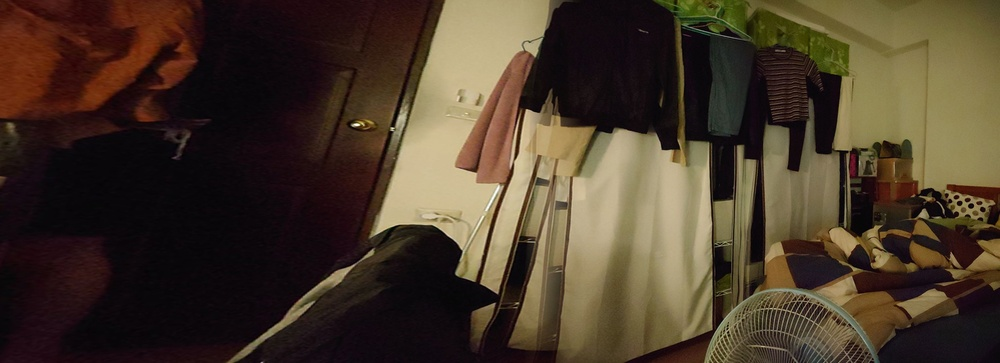
#> input picture left.jpg, 1000 x 363 px, shrunk from 2482 x 900 before the run, found by its file name
$ python FeatureMatching.py   (older library calls are emulated)
#> lines starting #> are read from the running program, lines starting #| are printed output that depends on the picture
### code/utils.py
import numpy as np
import cv2
import time
import argparse
import math
from sympy import Matrix
def draw_corners(corners, img, name):
    for h, w, r in corners:
        cv.circle(img, (int(w), int(h)), 2, (0, 0, 255))

    cv.imwrite(name + '.png', img)
def read_image(image_path):
    img = cv2.imread(image_path)
    if img is None:
        raise FileNotFoundError("`{}` not cannot be loaded".format(image_path))
    return img

# [27 lines left out: function draw_matches, not called in this run]

class Timer(object):
    def __init__(self, verbose=False):
        self.verbose = verbose

    def __enter__(self):
        self.start = time.time()
        return self

    # [7 lines left out: function __exit__, not called in this run]

### code/FeatureMatching.py
import cv2, math, pywt
import numpy as np
import argparse as ap
import sys
from utils import read_image, draw_matches, Timer, draw_corners
from operator import itemgetter

def harris(img, sigma=1, threshold=0.01):
    height, width = img.shape
    shape = (height, width)
    # Calculate the dx,dy gradients of the image (np.gradient doesnt work)
    dx = cv2.Sobel(img, cv2.CV_64F,1,0,ksize=5)
    dy = cv2.Sobel(img, cv2.CV_64F,0,1,ksize=5)
    # Get angle for rotation
    _, ang = cv2.cartToPolar(dx, dy, angleInDegrees=True)
    # Square the derivatives (A,B,C of H) and apply apply gaussian filters to each
    sigma = (sigma, sigma)
    Ixx = cv2.GaussianBlur(dx * dx, sigma, 0)
    Ixy = cv2.GaussianBlur(dx * dy, sigma, 0)
    Iyy = cv2.GaussianBlur(dy * dy, sigma, 0)

    H = np.array([[Ixx, Ixy], [Ixy, Iyy]])
    # Find the determinate
    num = (H[0, 0] * H[1, 1]) - (H[0, 1] * H[1, 0])
    # Find the trace
    denom = H[0,0] + H[1,1]
    # Find the response using harmonic mean of the eigenvalues (Brown et. al. variation)
    R = np.nan_to_num(num / denom)

    # Adaptive non-maximum suppression, keep the top 1% of values and remove non-maximum points in a 9x9 neighbourhood
    R_flat = R[:].flatten()
    # Get number of values in top threshold %
    N = int(len(R_flat) * threshold)
    # Get values in top threshold %
    top_k_percentile = np.partition(R_flat, -N)[-N:]
    # Find lowest value in top threshold %
    minimum = np.min(top_k_percentile)
    # Set all values less than this to 0
    R[R < minimum] = 0
    # Set non-maximum points in an SxS neighbourhood to 0
    s = 9
    for h in range(R.shape[0] - s):
        for w in range(R.shape[1] - s):
            maximum = np.max(R[h:h+s+1, w:w+s+1])
            for i in range(h, h+s+1):
                for j in range(w, w+s+1):
                    if R[i, j] != maximum:
                        R[i, j] = 0

    # Return harris corners in [H, W, R] format
    features = list(np.where(R > 0))
    features.append(ang[np.where(R > 0)])
    corners = zip(*features)
    return list(corners)

# [194 lines left out: functions homography, get_error, ransac, mops, get_matches, FeatureMatching, not called in this run]

def main(args):

    img_left_clr = read_image(args.imgleft)
#> in read_image, img is the input picture: shape (363, 1000, 3); mean B, G, R 42.1, 58, 72.6
    img_right_clr = read_image(args.imgright)
#> call 2 of read_image, with image_path = 'imgs/right.jpg'
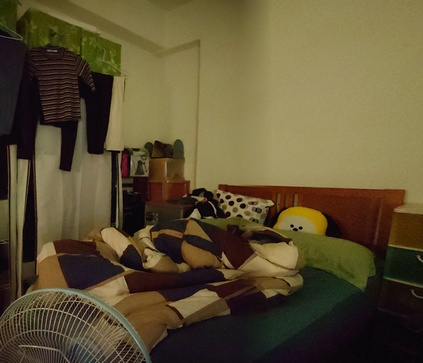
#> input picture right.jpg, 423 x 363 px, shrunk from 1051 x 900 before the run, found by its file name
#> in read_image, img is the input picture: shape (363, 423, 3); mean B, G, R 51.7, 81.4, 94

    img_left = cv2.cvtColor(img_left_clr, cv2.COLOR_BGR2GRAY)
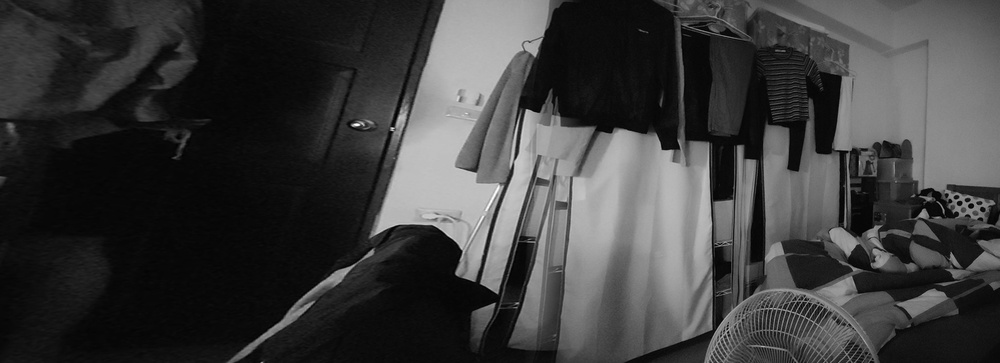
#> img_left: shape (363, 1000); min 0, max 254, mean 60.5
    img_right = cv2.cvtColor(img_right_clr, cv2.COLOR_RGB2GRAY)
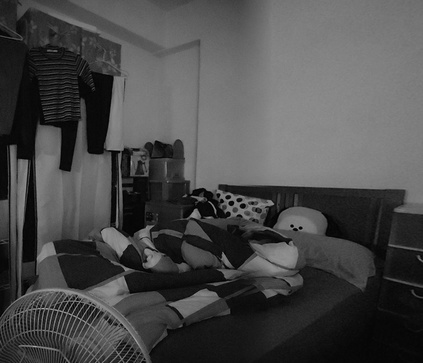
#> img_right: shape (363, 423); min 0, max 170, mean 73.9

    print("Getting the features from the Harris Corner Detector")
    ft_left = harris(img_left, sigma=3, threshold=0.01)
#> in harris, `dy = cv2.Sobel(img, cv2.CV_64F,0,1,ksize=5)`:
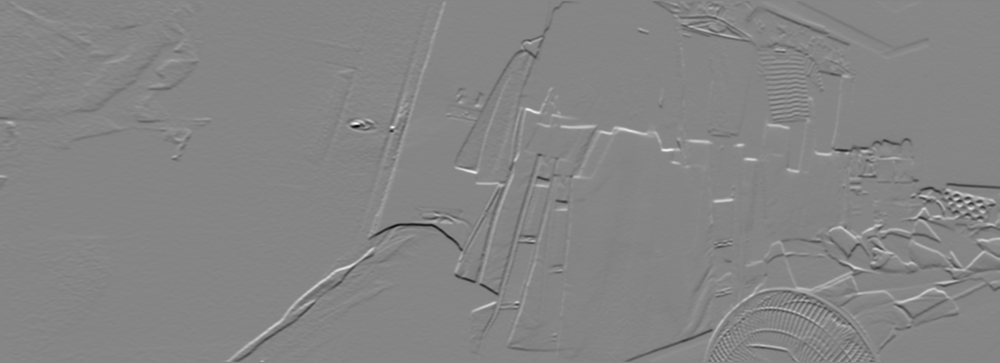
#> dy: shape (363, 1000) float64; min -9549, max 8672, mean -10.7; drawn with min black and max white
#> in harris, `_, ang = cv2.cartToPolar(dx, dy, angleInDegrees=True)`:
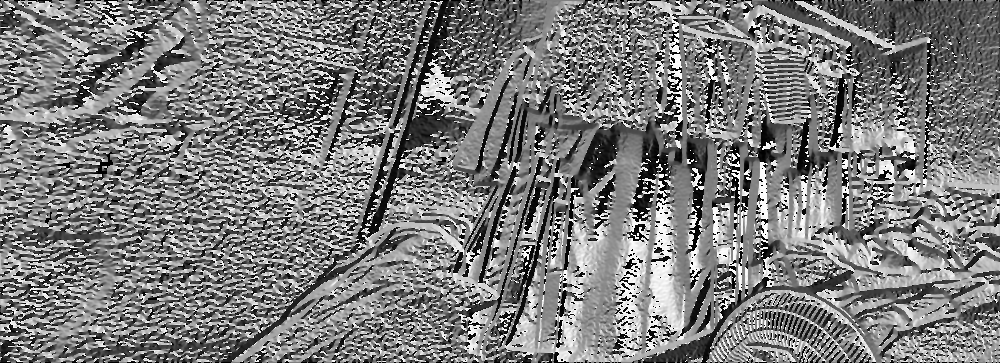
#> ang: shape (363, 1000) float64; min 0, max 360, mean 175.2; drawn with min black and max white
#> in harris, `Ixy = cv2.GaussianBlur(dx * dy, sigma, 0)`:
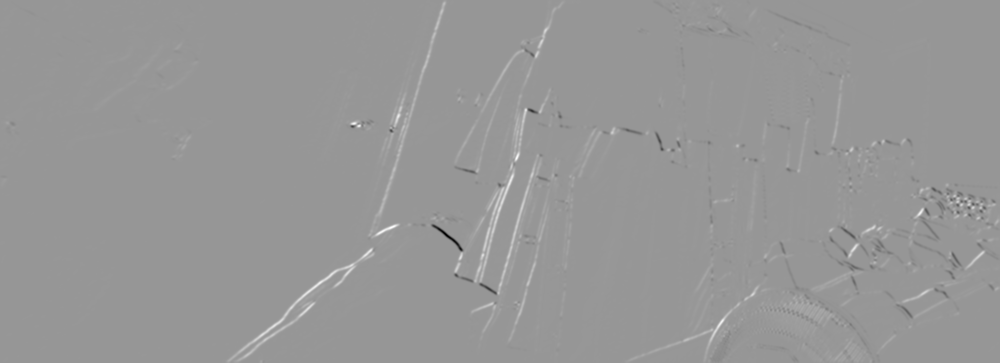
#> Ixy: shape (363, 1000) float64; min -25692109.8, max 17715949.3, mean 88467; drawn with min black and max white
#> in harris, `Iyy = cv2.GaussianBlur(dy * dy, sigma, 0)`:
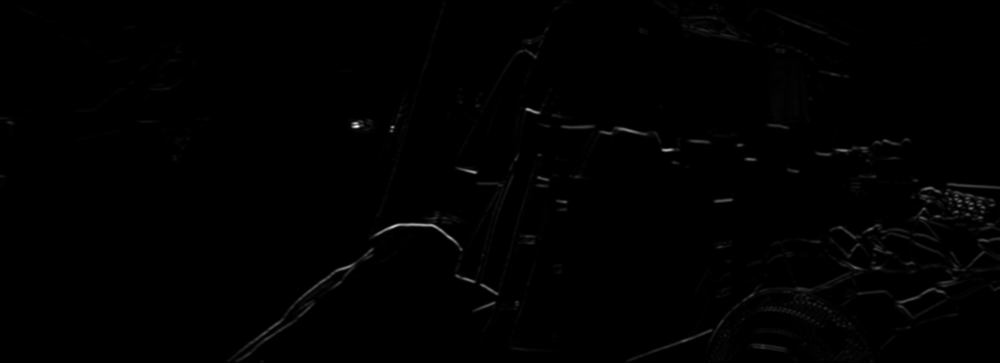
#> Iyy: shape (363, 1000) float64; min 0, max 63183913.8, mean 350978; drawn with min black and max white
#> in harris, `N = int(len(R_flat) * threshold)`: N = 3630
#> in harris, `top_k_percentile = np.partition(R_flat, -N)[-N:]`: top_k_percentile = 3630 values, max 7192322.2 at index 1049, min 498097.2 at index 0, mean 971219.5
#> in harris, `minimum = np.min(top_k_percentile)`: minimum = 498097.2
#> after the loop in harris, `for h in range(R.shape[0] - s):`: R: shape (363, 1000) float64; min 0, max 7192322.2, mean 707.7
#> in harris, `features = list(np.where(R > 0))`: features = 2 items
#> ft_left = 173 items, first 6: (3, 675, 94.54), (14, 676, 358.9), (17, 716, 197.3), (25, 681, 251.8), (29, 639, 55.93), (30, 709, 346.8)
    draw_corners(ft_left, img_left_clr, 'corners_left')
#> the loop in draw_corners, `for h, w, r in corners:` made 1 pass
    ft_right = harris(img_right, sigma=3, threshold=0.01)
    draw_corners(ft_right, img_right_clr, 'corners_right')
    print("Number of features (left): ", len(ft_left))
    print("Number of features (right): ", len(ft_right))
    print("Finding the best matches")
    with Timer(verbose=True) as t:
        max_matches = min(len(ft_left), len(ft_right))
        pts_left, pts_right = get_matches(ft_left, ft_right, [], [], img_left, img_right, max_matches, win_size = args.win_size)
        print("Number of matches = ", len(pts_left))
        assert len(pts_left) == len(pts_right)

    print("RANSAC")
    matches, H = ransac(pts_left, pts_right, args.epsilon, args.max_iters)

    print("Number of pruned matches = ", len(matches))
    print("Homography :", H)
    draw_matches(matches, img_left_clr, img_right_clr)

if __name__ == "__main__":
    parser = ap.ArgumentParser()
    parser.add_argument("--imgleft",
                        default="imgs/left.jpg",
                        help="Path to left image")
    parser.add_argument("--imgright",
                        default="imgs/right.jpg",
                        help="Path to right image")
    parser.add_argument("-w",
                        "--win_size",
                        default=50,
                        type=int,
                        help="Window size for your feature detector algorithm")

    parser.add_argument("-i",
                        "--max_iters",
                        default=1000,
                        type=int,
                        help="Maximum iterations to perform RANSAC")

    parser.add_argument("-e",
                        "--epsilon",
                        default=0.5,
                        type=float,
                        help="Epsilon threshold for RANSAC")

    parser.add_argument("-v",
                        "--verbose",
                        help="Turn on debugging statements",
                        action="store_true")

    args = parser.parse_args()
#> (the run stopped early here; a loop or call above may not have finished)
